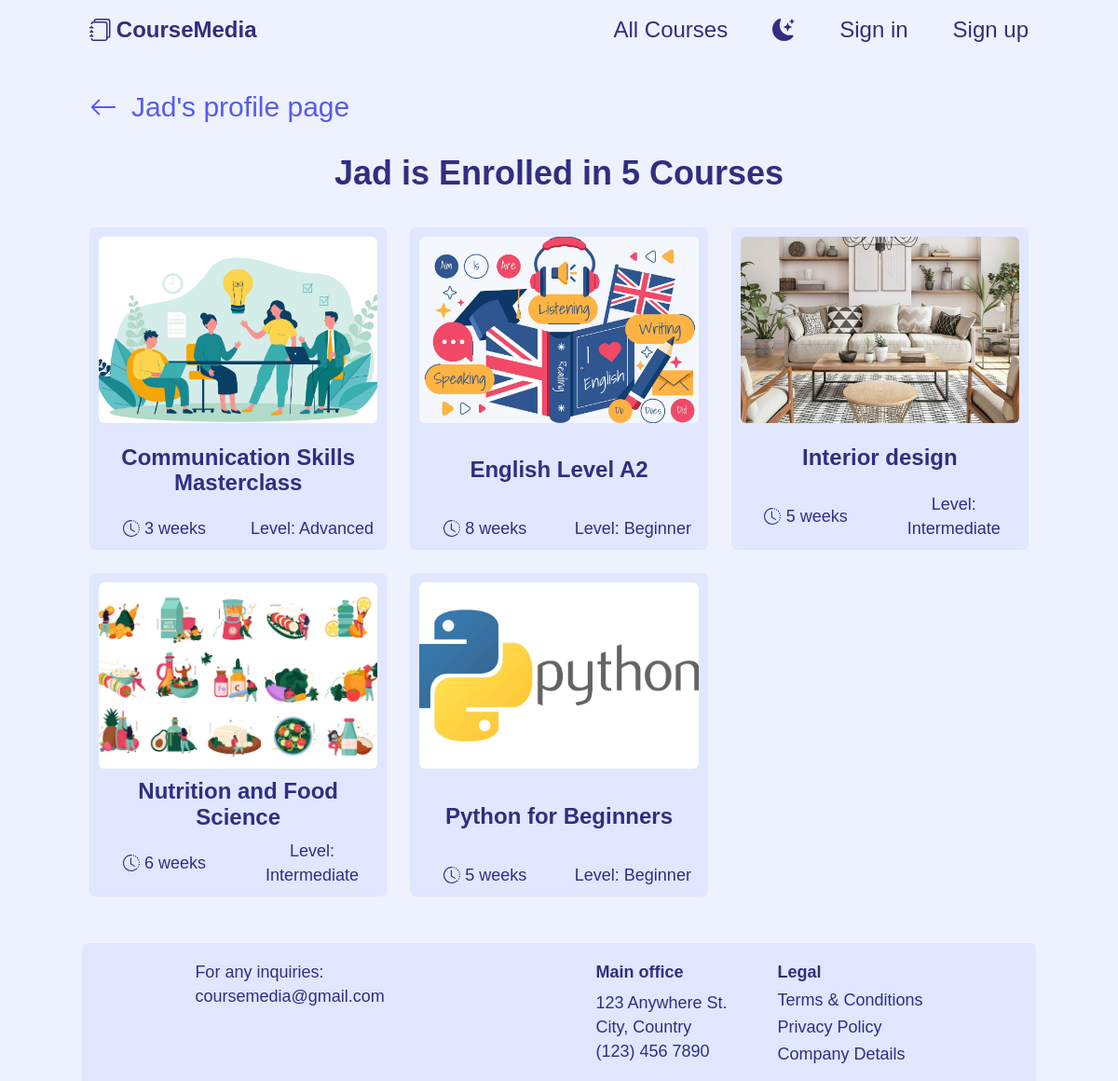
The app's page /profile/6/enrolledCourses with its own data.
### courses_platform/models.py (models this page shows, shortened)
class User(AbstractUser):
    REQUIRED_FIELDS = ["role", "about"]
    STUDENT = 1
    INSTRUCTOR = 2
    ROLE_CHOICES = [
        (STUDENT, "Student"),
        (INSTRUCTOR, "Instructor")
    ]
    role = models.PositiveSmallIntegerField(choices=ROLE_CHOICES)
    instructor_title = models.CharField(max_length=120, null=True, blank=True, validators=[
                                        MinLengthValidator(10), MaxLengthValidator(120)])
    about = models.TextField(max_length=950, validators=[
                             MinLengthValidator(40), MaxLengthValidator(950)])
    enrolled_courses = models.ManyToManyField(
        "Course", blank=True, related_name="enrolled_students")

class Course(models.Model):
    ART_AND_CULTURE = 1
    COMMUNICATION = 2
    COMPUTER_SCIENCE = 3
    DESIGN = 4
    FOOD_AND_NUTRITION = 5
    LANGUAGE = 6
    MATH = 7
    SCIENCE = 8
    CATEGORY_CHOICES = [
        (ART_AND_CULTURE, "Art & Culture"),
        (COMMUNICATION, "Communication"),
        (COMPUTER_SCIENCE, "Computer Science"),
        (DESIGN, "Design"),
        (FOOD_AND_NUTRITION, "Food & Nutrition"),
        (LANGUAGE, "Language"),
        (MATH, "Math"),
        (SCIENCE, "Science"),
    ]
    ENGLISH = 1
    FRENCH = 2
    SPANISH = 3
    LANGUAGE_CHOICES = [
        (ENGLISH, "English"),
        (FRENCH, "French"),
        (SPANISH, "Spanish")
    ]
    BEGINNER = 1
    INTERMEDIATE = 2
    ADVANCED = 3
    LEVEL_CHOICES = [
        (BEGINNER, "Beginner"),
        (INTERMEDIATE, "Intermediate"),
        (ADVANCED, "Advanced")
    ]
    instructor = models.ForeignKey(
        "User", on_delete=models.CASCADE, related_name="courses_taught")
    title = models.CharField(max_length=80, validators=[
                             MinLengthValidator(10), MaxLengthValidator(80)])
    image = models.ImageField(
        upload_to="courses_images/", null=True, blank=True)
    category = models.PositiveSmallIntegerField(choices=CATEGORY_CHOICES)
    short_description = models.TextField(max_length=200, validators=[
                                         MinLengthValidator(50), MaxLengthValidator(200)])
    duration = models.PositiveSmallIntegerField(
        validators=[MinValueValidator(2), MaxValueValidator(24)])
    long_description = models.TextField(
        max_length=2000, validators=[MinLengthValidator(200), MaxLengthValidator(2000)])
    language = models.PositiveSmallIntegerField(choices=LANGUAGE_CHOICES)
    level = models.PositiveSmallIntegerField(choices=LEVEL_CHOICES)
    prerequisite = models.ForeignKey(
        "self", on_delete=models.SET_NULL, null=True, blank=True)
    certificate = models.BooleanField()
    passing_grade = models.PositiveSmallIntegerField(
        validators=[MinValueValidator(50), MaxValueValidator(100)])
    passers = models.ManyToManyField(
        "User", blank=True, related_name="courses_passed")
    creation_date = models.DateField(auto_now_add=True)

### courses_platform/views.py (the view)
def enrolled_courses(request, user_id):
    try:
        current_user = User.objects.get(id=user_id)
    except User.DoesNotExist:
        messages.error(request, "Invalid user id")
        return HttpResponseRedirect(reverse("index"))
    enrolled_not_passed_courses = []
    enrolled_courses = current_user.enrolled_courses.all().order_by("title")
    for course in enrolled_courses:
        if course not in current_user.courses_passed.all():
            enrolled_not_passed_courses.append(course)
    return render(request, "courses_platform/enrolled_courses.html", {
        "current_user": current_user,
        "enrolled_not_passed_courses": enrolled_not_passed_courses
    })

### courses_platform/templates/courses_platform/enrolled_courses.html (shortened to what this page needs)
{% extends "courses_platform/layout.html" %}
{% load static %}
{% block link %}
    <link href="{% static 'courses_platform/components/course-cards.css' %}" rel="stylesheet">
    <link href="{% static 'courses_platform/pages/completed-enrolled-courses.css' %}" rel="stylesheet">
{% endblock %}
{% block body %}
    <div class="my-container profile-courses__main-container">
        <a class="profile-courses__a" href="{% url 'user_profile' current_user.id %}">
            <svg class="profile-courses__icon" xmlns="http://www.w3.org/2000/svg" fill="currentColor" viewBox="0 0 16 16">
                <path fill-rule="evenodd" d="M15 8a.5.5 0 0 0-.5-.5H2.707l3.147-3.146a.5.5 0 1 0-.708-.708l-4 4a.5.5 0 0 0 0 .708l4 4a.5.5 0 0 0 .708-.708L2.707 8.5H14.5A.5.5 0 0 0 15 8z"/>
            </svg>
            <span>{{ current_user.username }}'s profile page</span>
        </a>
        {% if enrolled_not_passed_courses|length == 1 %}
            <h1 class="profile-courses__h1">{{ current_user.username }} is Enrolled in 1 Course </h1>
        {% else %}
            <h1 class="profile-courses__h1">{{ current_user.username }} is Enrolled in {{ enrolled_not_passed_courses|length }} Courses</h1>
        {% endif %}
        <div class="course-card__cards-grid-wrapper">
            <div class="course-card__cards-grid">
               {% for course in enrolled_not_passed_courses %}
                  <a href="{% url 'course_page' course.id %}" class="course-card__card-anchor">
                     <div class="course-card__card">
                     {% if not course.image %}
                        <img class="course-card__card-img" src="/media/courses_images/default_img.jpg" alt="Course's image">
                     {% else %}
                        <img class="course-card__card-img" src="{{ course.image.url }}" alt="Course's image">
                     {% endif %}
                        <div class="course-card__card-title">{{ course.title }}</div>
                        <div class="course-card__card-description">
                           <div class="course-card__card-duration">
                              <span>{{ course.duration }} weeks</span>
                           </div>
                           <div class="course-card__card-level">Level: {{ course.get_level_display }}</div>
                        </div>
                     </div>
                  </a>
               {% endfor %}
            </div>
         </div>
    </div>
{% endblock %}

### courses_platform/static/courses_platform/styles.css (style rules this page uses)
:root { --clr-dark: #312e81; --clr-light: #eef2ff; --clr-light-a0: #eef2ff00; --clr-light-a05: #eef2ff89; --clr-p-anchor: #585bee; --clr-card-bg: #E0E7FF; --clr-overlay: #000; --clr-bg-disabled-input: #e0e0e0; --clr-txt-disabled-input: #312e81; --size-xxs: 0.5rem; --size-xs: 0.75rem; --size-sm: 0.875rem; --size-base: 1rem; --size-lg: 1.125rem; --size-xl: 1.25rem; --size-2xl: 1.5rem; --size-3xl: 1.875rem; --size-4xl: 2.25rem; --size-5xl: 3rem; --size-6xl: 3.75rem; --size-7xl: 4.5rem; --size-8xl: 6rem; --size-9xl: 8rem; --size-10xl: 10rem; }
* { margin: 0; line-height: calc(1em + 0.5rem); }
html { scroll-behavior: smooth; }
body { font-family: 'General Sans', sans-serif; background-color: var(--clr-light); color: var(--clr-dark); min-height: 100vh; display: flex; flex-direction: column; }
img, picture { display: block; max-width: 100%; user-select: none; }
a { color: var(--clr-dark); }

### courses_platform/static/courses_platform/components/course-cards.css (style rules this page uses)
.course-card__cards-grid-wrapper { display: flex; justify-content: center; }
.course-card__cards-grid { width: 90%; display: grid; grid-template-columns: minmax(0, 1fr); grid-auto-rows: 1fr; justify-items: center; gap: 25px; }
.course-card__card-anchor { width: 100%; text-decoration: none; transition: transform 0.1s linear, border 0.1s linear; }
.course-card__card { background-color: var(--clr-card-bg); border-radius: 6px; display: flex; flex-direction: column; justify-content: space-between; align-items: center; padding: 10px; width: 100%; height: 100%; }
.course-card__card-img { height: 150px; width: 100%; border-radius: 6px; object-fit: cover; }
.course-card__card-title { font-size: var(--size-xl); text-align: center; margin-block-start: 0.4em; margin-block-end: 0.4em; font-weight: 600; line-height: 1.15em; display: -webkit-box; -webkit-line-clamp: 2; line-clamp: 2; -webkit-box-orient: vertical; overflow: hidden; text-overflow: ellipsis; }
.course-card__card-description { font-size: var(--size-base); display: flex; gap: 1em; width: 100%; }
.course-card__card-duration { display: flex; justify-content: center; align-items: center; gap: 0.3em; flex: 1; }
.course-card__icon { height: 1em; }
.course-card__card-level { text-align: center; flex: 1; }
@media (min-width: 390px) { .course-card__cards-grid { width: 80%; } }
@media (min-width: 475px) { .course-card__cards-grid { width: 70%; } }
@media (min-width: 640px) { .course-card__cards-grid { grid-template-columns: repeat(2, minmax(0, 1fr)); width: 100%; } }
@media (min-width: 768px) { .course-card__card-img { height: 200px; } }
@media (min-width: 1024px) { .course-card__cards-grid { grid-template-columns: repeat(3, minmax(0, 1fr)); } }
@media (min-width: 1024px) { .course-card__card-title { font-size: var(--size-2xl); } }
@media (min-width: 1024px) { .course-card__card-description { font-size: var(--size-lg); } }

### courses_platform/static/courses_platform/pages/completed-enrolled-courses.css (style rules this page uses)
.profile-courses__main-container { margin-block-start: 2em; margin-block-end: 2em; }
.profile-courses__h1 { font-size: var(--size-2xl); margin-block-end: 1em; text-align: center; }
.profile-courses__a { color: var(--clr-p-anchor); font-size: var(--size-xl); text-decoration: none; display: flex; align-items: center; gap: 0.5em; margin-block-end: 1em; }
.profile-courses__icon { height: 1em; }
@media (min-width: 768px) { .profile-courses__h1 { font-size: var(--size-3xl); } }
@media (min-width: 768px) { .profile-courses__a { font-size: var(--size-2xl); } }
@media (min-width: 1024px) { .profile-courses__h1 { font-size: var(--size-4xl); } }
@media (min-width: 1024px) { .profile-courses__a { font-size: var(--size-3xl); } }

### courses_platform/static/courses_platform/utils.css (style rules this page uses)
.my-container { width: 100%; margin-left: auto; margin-right: auto; padding-left: 0.5rem; padding-right: 0.5rem; }
@media (min-width: 475px) { .my-container { max-width: 475px; } }
@media (min-width: 640px) { .my-container { max-width: 640px; } }
@media (min-width: 768px) { .my-container { max-width: 768px; } }
@media (min-width: 1024px) { .my-container { max-width: 1024px; } }

### records on screen
User: username "Jad"
Course: image (picture), title "Communication Skills Masterclass", duration "3", level "Advanced"
Course: image (picture), title "English Level A2", duration "8", level "Beginner"
Course: image (picture), title "Interior design", duration "5", level "Intermediate"
Course: image (picture), title "Nutrition and Food Science", duration "6", level "Intermediate"
Course: image (picture), title "Python for Beginners", duration "5", level "Beginner"

### other values on screen
{{ enrolled_not_passed_courses|length }} "5"
